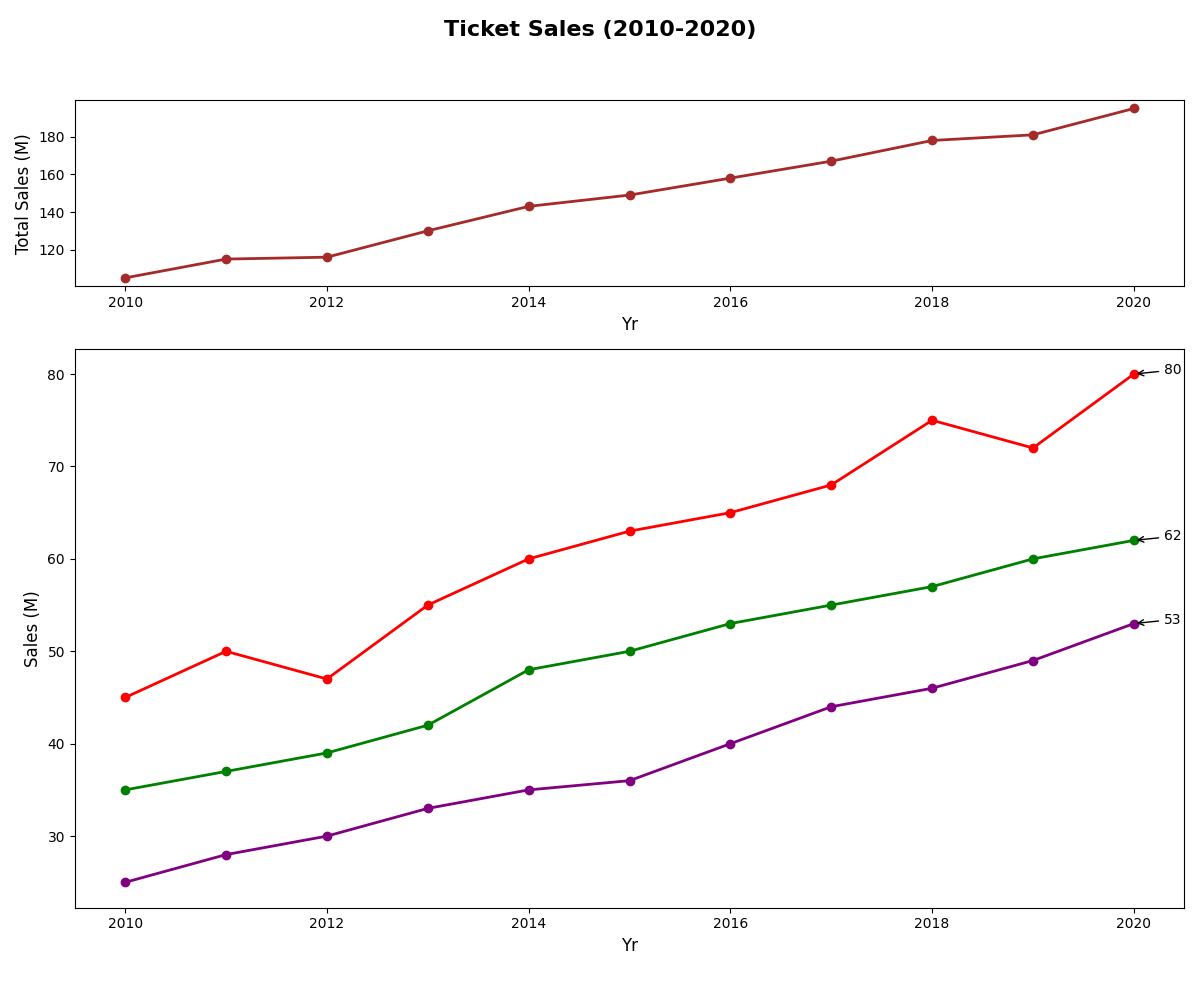

This chart was generated by the following Python code:
import matplotlib.pyplot as plt
import numpy as np

years = np.arange(2010, 2021)

action_sales = np.array([45, 50, 47, 55, 60, 63, 65, 68, 75, 72, 80])
drama_sales = np.array([35, 37, 39, 42, 48, 50, 53, 55, 57, 60, 62])
scifi_sales = np.array([25, 28, 30, 33, 35, 36, 40, 44, 46, 49, 53])

# Switching the order of ax1 and ax2
fig, (ax2, ax1) = plt.subplots(2, 1, figsize=(12, 10), gridspec_kw={'height_ratios': [1, 3]})

# Plot total sales on top
total_sales = action_sales + drama_sales + scifi_sales
ax2.plot(years, total_sales, marker='o', linestyle='-', color='brown', linewidth=2)
ax2.set_xlabel('Yr', fontsize=12)
ax2.set_ylabel('Total Sales (M)', fontsize=12)

# Plot genre-specific sales on the bottom
ax1.plot(years, action_sales, marker='o', linestyle='-', color='red', linewidth=2)
ax1.plot(years, drama_sales, marker='o', linestyle='-', color='green', linewidth=2)
ax1.plot(years, scifi_sales, marker='o', linestyle='-', color='purple', linewidth=2)

annotations = {
    'Act': (years[np.argmax(action_sales)], max(action_sales)),
    'Dra': (years[np.argmax(drama_sales)], max(drama_sales)),
    'SF': (years[np.argmax(scifi_sales)], max(scifi_sales))
}

for genre, (year, value) in annotations.items():
    ax1.annotate(f'{value}', xy=(year, value), xytext=(year + 0.3, value),
                 arrowprops=dict(facecolor='black', arrowstyle="->"))

ax1.set_xlabel('Yr', fontsize=12)
ax1.set_ylabel('Sales (M)', fontsize=12)

fig.suptitle('Ticket Sales (2010-2020)', fontsize=16, fontweight='bold')

plt.tight_layout(rect=[0, 0.03, 1, 0.95])
plt.show()
